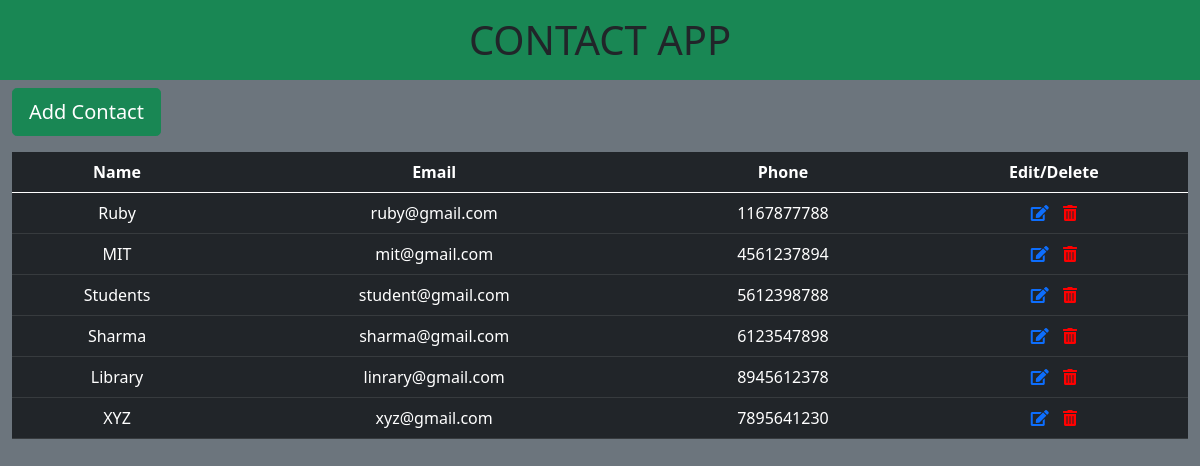
The page / on the database its author committed.
### myapp/models.py (models this page shows, shortened)
class Contact(models.Model):
    name=models.CharField(max_length=1000)
    email=models.EmailField(default='abc@gmail.com')
    phone=models.IntegerField()
    image=models.ImageField(default='download.png')

### myapp/views.py (the view)
# urls.py: path('',views.get_all_contacts,name='contacts'),
def get_all_contacts(request):
    contacts=Contact.objects.all()
    return render(request,'contactlist.html',{'contacts':contacts})

### myapp/templates/contactlist.html
{% extends 'base.html' %}
{% block two %}
<div class="container-fluid">
    <a href="{% url 'index' %}" class="btn btn-success btn-lg">Add Contact</a>
    <table class="table table-dark table-hover text-center mt-3">
        <thead>
            <tr>
                <th>Name</th>
                <th>Email</th>
                <th>Phone</th>
                <th>Edit/Delete</th>
            </tr>
        </thead>
        <tbody>
            {% if contacts %}
                {% for contact in contacts %}
                <tr>
                    <td><a href="{% url 'card' contact.id %}" style="color: white; text-decoration: none;">{{contact.name}}</a></td>
                    <td>{{contact.email}}</td>
                    <td>{{contact.phone}}</td>
                    <td>
                        <a href="{% url 'edit_contact' contact.id %}"><i class="fas fa-edit"></i></a>
                        <a href="{% url 'delete' contact.id %}">
                            <i class="fas fa-trash-alt" style="color: red;margin-left: 10px;"></i>
                        </a>
                    </td>
                </tr>
                {% endfor %}
            {% endif %}
        </tbody>
    </table>
</div>
{% endblock %}

### myapp/templates/base.html (shortened to what this page needs)
<!DOCTYPE html>
<html lang="en">
<head>
    <link href="https://cdn.jsdelivr.net/npm/bootstrap@5.0.2/dist/css/bootstrap.min.css" rel="stylesheet">
    <link rel="stylesheet" href="https://cdnjs.cloudflare.com/ajax/libs/font-awesome/5.15.4/css/all.min.css" />
</head>
<body class="bg-secondary">
    <header class="container-fluid bg-success">
        <h1 class="text-center text-uppercase p-3">Contact App</h1>
    </header>
    {% block two %}
    {% endblock %}
</body>
</html>

### rows shown on the page
Contact: name "Ruby", email "ruby@gmail.com", phone "1167877788"
Contact: name "MIT", email "mit@gmail.com", phone "4561237894"
Contact: name "Students", email "student@gmail.com", phone "5612398788"
Contact: name "Sharma", email "sharma@gmail.com", phone "6123547898"
Contact: name "Library", email "linrary@gmail.com", phone "8945612378"
Contact: name "XYZ", email "xyz@gmail.com", phone "7895641230"
